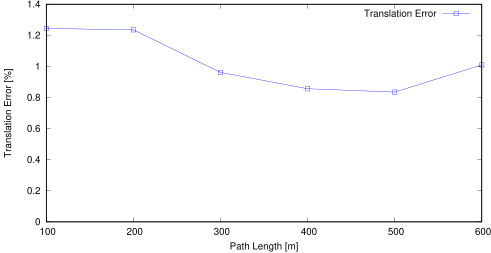

Write gnuplot code to recreate this figure.
set term postscript eps enhanced color
set output "07_avg_tl.eps"
set size ratio 0.5
set yrange [0:*]
set xlabel "Path Length [m]"
set ylabel "Translation Error [%]"
plot "07_avg_tl.txt" using 1:($2*100) title 'Translation Error' lc rgb "#0000FF" pt 4 w linespoints
